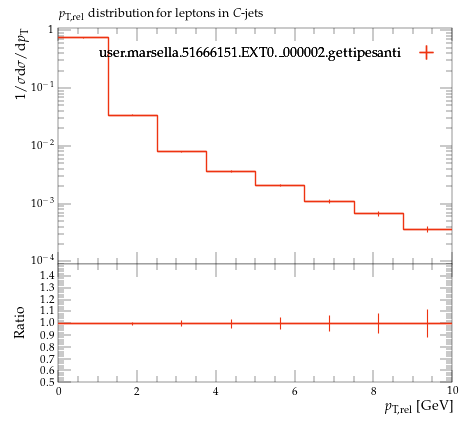

This figure's Python source:
#! /usr/bin/env python

# This Python script was auto-generated using YODA v2.0.2.
# Analysis object: /MC_HFDECAYS/lepton_pTrel_C_jets
# Timestamp: 24-07-2026 (16:40:06)

import matplotlib as mpl
import matplotlib.pyplot as plt
mpl.use('Agg') # comment out for interactive use
import os
import numpy as np

plotDir = os.path.split(os.path.realpath(__file__))[0]
if 'YODA_USER_PLOT_PATH' in globals():
    plot_outdir = globals()['YODA_USER_PLOT_PATH']
else:
    plot_outdir = plotDir

#plot style
plt.style.use(os.path.join(plotDir, '../default.mplstyle'))
# plot metadata
figW, figH = plt.rcParams['figure.figsize']
ax_xLabel = r'$p_\mathrm{T,rel}$ [GeV]'
ax_yLabel = r'$1/\sigma \mathrm{d}\sigma/\mathrm{d}p_\mathrm{T}$'
ax_title  = r'$p_\mathrm{T,rel}$ distribution for leptons in $C$-jets'
ax_xScale = 'linear'
ax_yScale = 'log'
xLims = (0.0, 10.0)
yLims = (9e-05, 1.1)

# TeX-friendly labels for the legend
labels = {
    'legend' : ([ r"user.marsella.51666151.EXT0.\_000002.gettipesanti" ], r""),
}

# Adjust canvas width and height
canvasW = 10.0
canvasH = 9.0
figW *= canvasW/10.
figH *= canvasH/9.

# Create figure and axis objects
fig, (ax, ratio0_ax) = plt.subplots(2, 1, sharex=True,
                  figsize=(figW,figH), gridspec_kw={'height_ratios': (6.0, 3.0)})

# Set figure margins
plt.subplots_adjust(
    left   = 1.0 * plt.rcParams['figure.subplot.left'],
    right  = 1.0 * plt.rcParams['figure.subplot.right'],
    top    = 1.0 * plt.rcParams['figure.subplot.top'],
    bottom = 1.0 * plt.rcParams['figure.subplot.bottom'])

ratio0_ax.yaxis.set_major_locator(mpl.ticker.MultipleLocator(0.1))
ratio0_ax.set_ylim(0.5, 1.4999)
ratio0_ax.set_ylabel('Ratio')

# the numerical data is stored in a separate file
dataf = dict()
prefix = os.path.split(__file__)[0]
if prefix:    prefix = prefix + '/'
exec(open(prefix+'lepton_pTrel_C_jets__data.py').read(), dataf)


legend_handles = dict() # keep track of handles for the legend

# style options for curves
# starts at zorder>=5 to draw curve on top of legend
styles = {
  'user.marsella.51666151.EXT0._000002.gettipesanti.yoda.gz': {
    'color' : '#EE3311',
    'linestyle' : '-',
    'linewidth' : 1,
    'marker' : 'none',
    'markersize' : 2,
    'capsize' : 0.0,
    'zorder' : 5,
    'histstyle' : 1,
    'drawstyle' : 'steps-pre',
    'xerrorbars' : 1,
    'yerrorbars' : 1,
    'fillcolor' : None,
    'fillopacity' : 1.0,
    'ratio0_linestyle' : '-',
    'ratio0_linewidth' : 1,
    'ratio0_marker' : 'none',
    'ratio0_markersize' : 2,
    'ratio0_capsize' : 0.0,
    'ratio0_zorder' : 5,
    'ratio0_histstyle' : 1,
    'ratio0_drawstyle' : 'steps-pre',
    'ratio0_xerrorbars' : 1,
    'ratio0_yerrorbars' : 1,
  },
}

# curve from input yoda files in main panel
for label, yvals in dataf['yvals'].items():
    if all(np.isnan(v) for v in dataf['yvals'][label]):
        continue
    tmp = None
    if styles[label]['histstyle']: # draw as histogram
        xpos = dataf['xedges'][label] if styles[label]['drawstyle'] else dataf['xpoints'][label]
        ypos = np.insert(yvals, 0, yvals[0]) if styles[label]['drawstyle'] else yvals
        if styles[label]['fillcolor']: # fill area below curve
            ax.fill_between(xpos, ypos, step='pre',
                            color=styles[label]['fillcolor'],
                            alpha=styles[label]['fillopacity'])
        tmp, = ax.plot(xpos, ypos,
                       color=styles[label]['color'],
                       linestyle=styles[label]['linestyle'],
                       linewidth=styles[label]['linewidth'],
                       drawstyle=styles[label]['drawstyle'], solid_joinstyle='miter',
                       zorder=styles[label]['zorder'], label=label)
    tmp = ax.errorbar(dataf['xpoints'][label], yvals,
                      xerr=np.array(dataf['xerrs'][label])*styles[label]['xerrorbars'],
                      yerr=np.array(dataf['yerrs'][label])*styles[label]['yerrorbars'],
                      fmt=styles[label]['marker'], capsize=styles[label]['capsize'],
                      markersize=styles[label]['markersize'],
                      ecolor=styles[label]['color'],
                      color=styles[label]['color'], zorder=styles[label]['zorder'])
    tmp[-1][0].set_linestyle(styles[label]['linestyle'])
    tmp[-1][0].set_linewidth(styles[label]['linewidth'])
    if label in dataf['add_legend_handle']:  legend_handles[label] = tmp
    for varLabel in dataf['variation_yvals'].keys():
        if varLabel.startswith(label):
            tmp, = ax.plot(dataf['xedges'][label], dataf['variation_yvals'][varLabel],
                           color=styles[label]['color'],
                           linestyle=styles[label]['linestyle'],
                           linewidth=styles[label]['linewidth'],
                           drawstyle='steps-pre', solid_joinstyle='miter',
                           zorder=styles[label]['zorder'], alpha=0.5)


# plots on ratio panel
# curve from input yoda files in ratio panel
for label, yvals in dataf['ratio0_yvals'].items():
    if all(np.isnan(v) for v in yvals):
        continue
    if styles[label]['ratio0_histstyle']: # plot as histogram
        xpos = dataf['xedges']['user.marsella.51666151.EXT0._000002.gettipesanti.yoda.gz'] if styles[label]['ratio0_drawstyle'] else dataf['xpoints']['user.marsella.51666151.EXT0._000002.gettipesanti.yoda.gz']
        ypos = np.insert(yvals, 0, yvals[0]) if styles[label]['ratio0_drawstyle'] else yvals
        ratio0_ax.plot(xpos, ypos,
                       color=styles[label]['color'],
                       linewidth=styles[label]['linewidth'],
                       linestyle=styles[label]['ratio0_linestyle'],
                       drawstyle=styles[label]['ratio0_drawstyle'], zorder=styles[label]['zorder'],
                       solid_joinstyle='miter')
    tmp = ratio0_ax.errorbar(dataf['xpoints']['user.marsella.51666151.EXT0._000002.gettipesanti.yoda.gz'], yvals,
                             xerr=np.array(dataf['ref_xerrs'])*styles[label]['ratio0_xerrorbars'],
                             yerr=np.array(dataf['ratio0_yerrs'][label])*styles[label]['ratio0_yerrorbars'],
                             fmt=styles[label]['ratio0_marker'], capsize=styles[label]['ratio0_capsize'],
                             markersize=styles[label]['ratio0_markersize'],
                             ecolor=styles[label]['color'],
                             color=styles[label]['color'])
    tmp[-1][0].set_linestyle(styles[label]['ratio0_linestyle'])
    tmp[-1][0].set_linewidth(styles[label]['ratio0_linewidth'])

    for varlabel in dataf['ratio0_variation_vals'].keys():
        if varlabel.startswith(label):
            ratio0_ax.plot(dataf['xedges']['user.marsella.51666151.EXT0._000002.gettipesanti.yoda.gz'],
                            dataf['ratio0_variation_vals'][varlabel],
                            color=styles[label]['color'],
                            linestyle=styles[label]['linestyle'],
                            linewidth=styles[label]['linewidth'],
                            drawstyle='steps-pre', solid_joinstyle='miter',
                            zorder=1, alpha=0.5)

legend_items = list(legend_handles.values())
ax.add_artist(ax.legend(legend_items,
                        labels['legend'][0],
                        title=labels['legend'][1],
                        alignment='right',
                        loc='upper right',
                        bbox_to_anchor=(1.0, 0.97),markerfirst=False))

# set plot metadata as defined above
ratio0_ax.set_xlabel(ax_xLabel)
ratio0_ax.xaxis.set_label_coords(1., -0.15)
ax.set_ylabel(ax_yLabel, ha='right', va='top')
ax.yaxis.set_label_coords(-0.11, 1.0)
ax.set_title(ax_title, loc='left')
ax.set_xscale(ax_xScale)
ax.set_yscale(ax_yScale)
ax.set_xlim(xLims)
ax.set_ylim(yLims)

# tick formatting
plt.rcParams['xtick.top'] = True
plt.rcParams['ytick.right'] = True
ax.yaxis.set_major_locator(mpl.ticker.LogLocator(base=10.0, numticks=np.inf))
ax.yaxis.set_minor_locator(mpl.ticker.LogLocator(
                           base=10.0, subs=np.arange(0.1, 1, 0.1), numticks=np.inf))
fig.align_ylabels((ax, ratio0_ax))
plt.savefig(os.path.join(plot_outdir, 'lepton_pTrel_C_jets.pdf'), format='PDF')
plt.savefig(os.path.join(plot_outdir, 'lepton_pTrel_C_jets.png'), format='PNG')

plt.close(fig)
